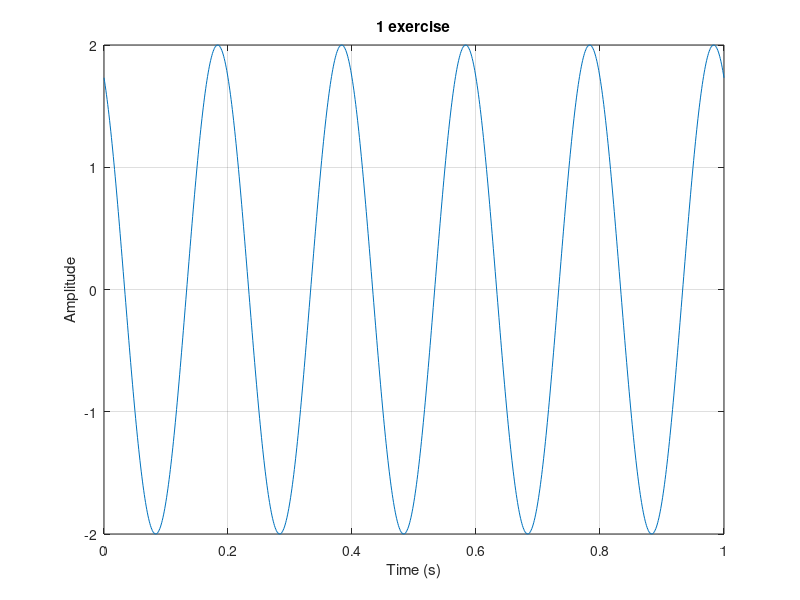
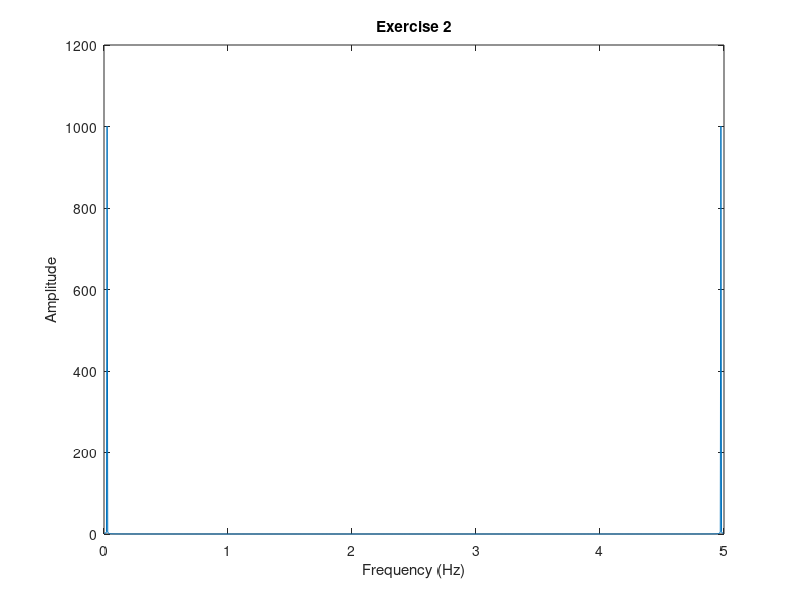
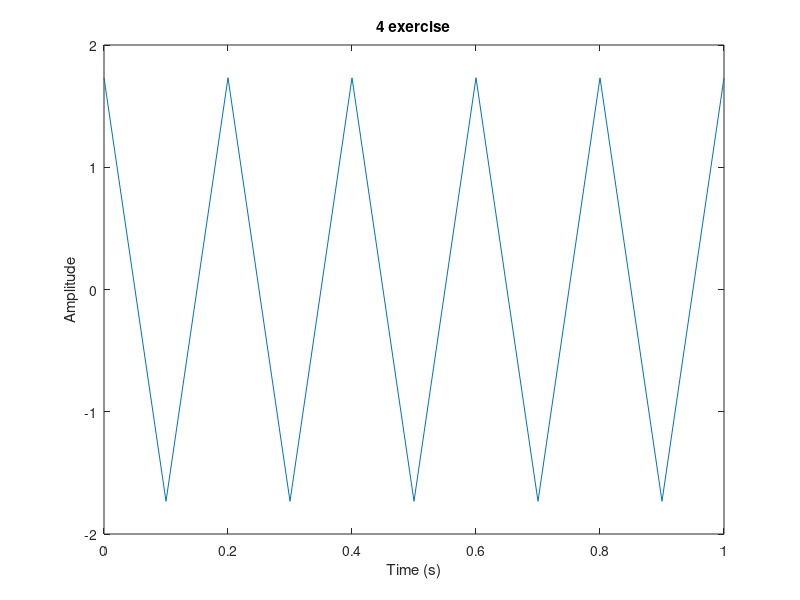
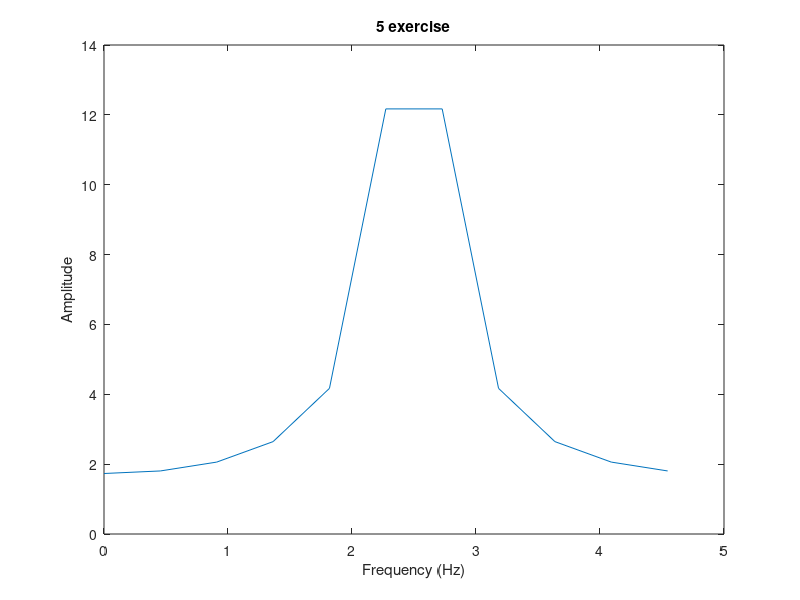

Recreate these plots in MATLAB, in order. (Note: this script raises an error after producing the figures.)
% задание 1

f = 5;
phi = pi / 6;
A = 2;
t = 0:0.001:1;

y = A * cos(2 * pi * f * t + phi);

figure;
plot(t,y);
xlabel("Time (s)");
ylabel("Amplitude");
grid on;
title('1 exercise');

%2 задание: 5 гц ( по условию )

ytwo_fft = fft(y);
ntwo = length(ytwo_fft);
f_axistwo = (0:ntwo-1) * (f / ntwo); 

figure;
plot(f_axistwo, abs(ytwo_fft));
xlabel('Frequency (Hz)');
ylabel('Amplitude');
title('Exercise 2');

disp(['max_freq: ', num2str(round(max(f_axistwo))), ' Hz']);

%y_fft = fft(y_samples);
%n = length(y_fft);
%f_axis = (0:n-1)*(fs/n); 
%figure;
%plot(f_axis, abs(y_fft));
%xlabel('Frequency (Hz)');
%ylabel('Amplitude');
%title('5 exercise');

%3 задание: 2 * f = 2 * 5 = 10 гц ( теорема Котельникова )

%4 задание

fs = 10;
ts = 0:1/fs:1;

y_samples = A * cos(2 * pi * f * ts + phi);

figure;
plot(ts,y_samples);
xlabel("Time (s)");
ylabel("Amplitude");
title('4 exercise');

%5 задание

y_fft = fft(y_samples);
n = length(y_fft);
f_axis = (0:n-1)*(f/n); 
figure;
plot(f_axis, abs(y_fft));
xlabel('Frequency (Hz)');
ylabel('Amplitude');
title('5 exercise');

fprintf("Ширина спектра: %.2f\n", max(y_fft(:)));
fprintf('Занято памяти (Кб): %.2f\n', whos("y_fft").bytes / 1024);


%6 задание
figure;
plot(ts, y_samples, 'o-', 'DisplayName', 'Оцифрованный сигнал');

hold on;
plot(t, y, '--', 'DisplayName', 'Оригинальный сигнал');
xlabel("Time (s)");
ylabel("Amplitude");
title('6 exercise');

%7 задание
fs_new = 4 * fs;
t_new = 0:1/fs_new:1;

y_samples_new = A * sin(2 * pi * f * t_new + phi);

y_fft_new = fft(y_samples_new);
n_new = length(y_samples_new);
f_axis_new = (0:n_new-1)*(fs_new/n_new);

figure;
plot(f_axis_new, abs(y_fft_new));
title('7 exercise');

%8 Audacity
% 14642 гц
% 29284 гц
%
%
%
%
%
%
%
%

%9 задание

F_Audacity = 14642;

[y, Fs] = audioread('somesound.mp3');

figure;

plot(y);
xlabel("Time (s)");
ylabel("Amplitude");
title('8 exercise');

%10 задание

fprintf('%.2f\n',length(y) / 13)
fprintf('%.2f\n',Fs)

%11 задание
figure;
y1=downsample(y, 10);
zvuk = audioplayer(y1,Fs/10); 
%play(zvuk);
plot(y1); 
title('11 exercise');

%12 задание
Y_original = fft(y);
Y_downsampled = fft(y1);

figure;
subplot(2,1,1);
plot(abs(Y_original));
title('Амплитудный спектр оригинального сигнала');

subplot(2,1,2);
plot(abs(Y_downsampled));
title('Амплитудный спектр прореженного сигнала');

%13 задание 

y = A * cos(2 * pi * f * t + phi);

function y_quantized = quantize_signal(y, bits)
    levels = 2^bits - 1; 
    y_min = min(y);
    y_max = max(y);
    y_norm = (y - y_min) / (y_max - y_min); 
    y_quantized = round(y_norm * levels); 
    y_quantized = y_quantized / levels;
    y_quantized = y_quantized * (y_max - y_min) + y_min;
end

bit_depths = [3, 4, 5, 6];

for bits = bit_depths
    quantized_signal = quantize_signal(y , bits);
            
    Y = fft(y);
    Y_quantized = fft(quantized_signal);
            
    amplitude_spectrum = abs(Y);
    amplitude_spectrum_quantized = abs(Y_quantized);
        
    quantization_error = y - quantized_signal;
    mean_quantization_error = mean(abs(quantization_error));
        
    f = (0:length(y)-1) * (fs / length(y));
        
    figure;
    plot(f, amplitude_spectrum, 'b', 'DisplayName', 'Оригинальный сигнал');
    hold on;
    plot(f, amplitude_spectrum_quantized, 'r', 'DisplayName', 'Квантованный сигнал');
    hold off;
    title(sprintf('Сравнение амплитудных спектров для %d бит', bits));
    xlabel('Частота (Гц)');
    ylabel('Амплитуда');
    xlim([0 fs/2]);
    legend show;
    grid on;
        
    fprintf('Средняя ошибка квантования для %d бит: %.4f\n', bits, mean_quantization_error);
end